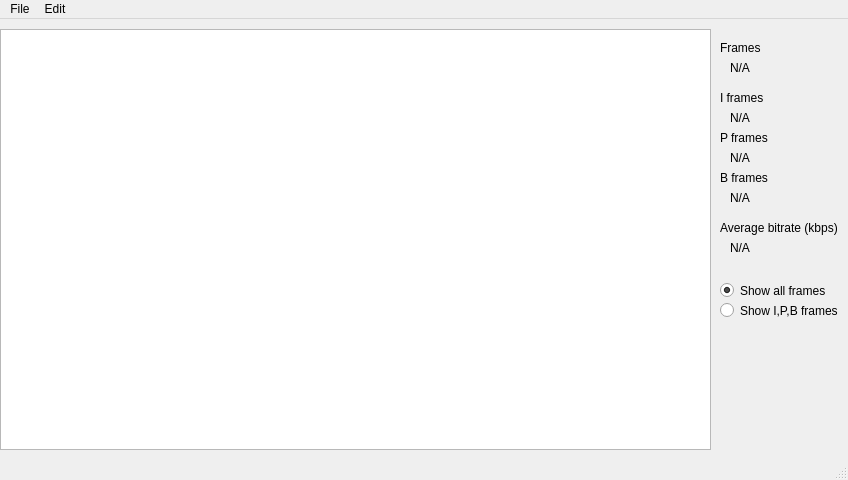
<?xml version="1.0" encoding="UTF-8"?>
<ui version="4.0">
 <class>MainWindow</class>
 <widget class="QMainWindow" name="MainWindow">
  <property name="geometry">
   <rect>
    <x>0</x>
    <y>0</y>
    <width>848</width>
    <height>480</height>
   </rect>
  </property>
  <property name="sizePolicy">
   <sizepolicy hsizetype="Preferred" vsizetype="Preferred">
    <horstretch>0</horstretch>
    <verstretch>0</verstretch>
   </sizepolicy>
  </property>
  <property name="minimumSize">
   <size>
    <width>848</width>
    <height>480</height>
   </size>
  </property>
  <property name="windowTitle">
   <string>Bitrate Graph</string>
  </property>
  <widget class="QWidget" name="centralWidget">
   <widget class="QChartView" name="bitrate">
    <property name="geometry">
     <rect>
      <x>0</x>
      <y>10</y>
      <width>711</width>
      <height>421</height>
     </rect>
    </property>
   </widget>
   <widget class="QLabel" name="label">
    <property name="geometry">
     <rect>
      <x>720</x>
      <y>20</y>
      <width>54</width>
      <height>17</height>
     </rect>
    </property>
    <property name="text">
     <string>Frames</string>
    </property>
   </widget>
   <widget class="QLabel" name="frames">
    <property name="geometry">
     <rect>
      <x>730</x>
      <y>40</y>
      <width>54</width>
      <height>17</height>
     </rect>
    </property>
    <property name="text">
     <string>N/A</string>
    </property>
   </widget>
   <widget class="QLabel" name="label_2">
    <property name="geometry">
     <rect>
      <x>720</x>
      <y>70</y>
      <width>54</width>
      <height>17</height>
     </rect>
    </property>
    <property name="text">
     <string>I frames</string>
    </property>
   </widget>
   <widget class="QLabel" name="IFrames">
    <property name="geometry">
     <rect>
      <x>730</x>
      <y>90</y>
      <width>54</width>
      <height>17</height>
     </rect>
    </property>
    <property name="text">
     <string>N/A</string>
    </property>
   </widget>
   <widget class="QLabel" name="PFrames">
    <property name="geometry">
     <rect>
      <x>730</x>
      <y>130</y>
      <width>54</width>
      <height>17</height>
     </rect>
    </property>
    <property name="text">
     <string>N/A</string>
    </property>
   </widget>
   <widget class="QLabel" name="label_3">
    <property name="geometry">
     <rect>
      <x>720</x>
      <y>110</y>
      <width>54</width>
      <height>17</height>
     </rect>
    </property>
    <property name="text">
     <string>P frames</string>
    </property>
   </widget>
   <widget class="QLabel" name="BFrames">
    <property name="geometry">
     <rect>
      <x>730</x>
      <y>170</y>
      <width>54</width>
      <height>17</height>
     </rect>
    </property>
    <property name="text">
     <string>N/A</string>
    </property>
   </widget>
   <widget class="QLabel" name="label_4">
    <property name="geometry">
     <rect>
      <x>720</x>
      <y>150</y>
      <width>54</width>
      <height>17</height>
     </rect>
    </property>
    <property name="text">
     <string>B frames</string>
    </property>
   </widget>
   <widget class="QLabel" name="label_5">
    <property name="geometry">
     <rect>
      <x>720</x>
      <y>200</y>
      <width>131</width>
      <height>17</height>
     </rect>
    </property>
    <property name="text">
     <string>Average bitrate (kbps)</string>
    </property>
   </widget>
   <widget class="QLabel" name="average">
    <property name="geometry">
     <rect>
      <x>730</x>
      <y>220</y>
      <width>54</width>
      <height>17</height>
     </rect>
    </property>
    <property name="text">
     <string>N/A</string>
    </property>
   </widget>
   <widget class="QRadioButton" name="allframes">
    <property name="geometry">
     <rect>
      <x>720</x>
      <y>260</y>
      <width>121</width>
      <height>23</height>
     </rect>
    </property>
    <property name="text">
     <string>Show all frames</string>
    </property>
    <property name="checked">
     <bool>true</bool>
    </property>
   </widget>
   <widget class="QRadioButton" name="ipbframes">
    <property name="geometry">
     <rect>
      <x>720</x>
      <y>280</y>
      <width>121</width>
      <height>23</height>
     </rect>
    </property>
    <property name="text">
     <string>Show I,P,B frames</string>
    </property>
   </widget>
  </widget>
  <widget class="QMenuBar" name="menuBar">
   <property name="geometry">
    <rect>
     <x>0</x>
     <y>0</y>
     <width>848</width>
     <height>22</height>
    </rect>
   </property>
   <widget class="QMenu" name="menuFile">
    <property name="title">
     <string>File</string>
    </property>
    <addaction name="actionOpen_file"/>
    <addaction name="actionOpen_audio_file"/>
    <addaction name="actionQuit"/>
   </widget>
   <widget class="QMenu" name="menuEdit">
    <property name="title">
     <string>Edit</string>
    </property>
    <addaction name="actionExport_graph"/>
   </widget>
   <addaction name="menuFile"/>
   <addaction name="menuEdit"/>
  </widget>
  <widget class="QStatusBar" name="statusBar"/>
  <action name="actionOpen_file">
   <property name="text">
    <string>Open video file...</string>
   </property>
   <property name="shortcut">
    <string>Ctrl+A</string>
   </property>
  </action>
  <action name="actionQuit">
   <property name="text">
    <string>Quit</string>
   </property>
   <property name="shortcut">
    <string>Ctrl+Q</string>
   </property>
  </action>
  <action name="actionOpen_audio_file">
   <property name="text">
    <string>Open audio file...</string>
   </property>
   <property name="shortcut">
    <string>Ctrl+B</string>
   </property>
  </action>
  <action name="actionExport_graph">
   <property name="text">
    <string>Export graph...</string>
   </property>
  </action>
 </widget>
 <layoutdefault spacing="6" margin="11"/>
 <customwidgets>
  <customwidget>
   <class>QChartView</class>
   <extends>QGraphicsView</extends>
   <header>QtCharts</header>
  </customwidget>
 </customwidgets>
 <resources/>
 <connections/>
</ui>
